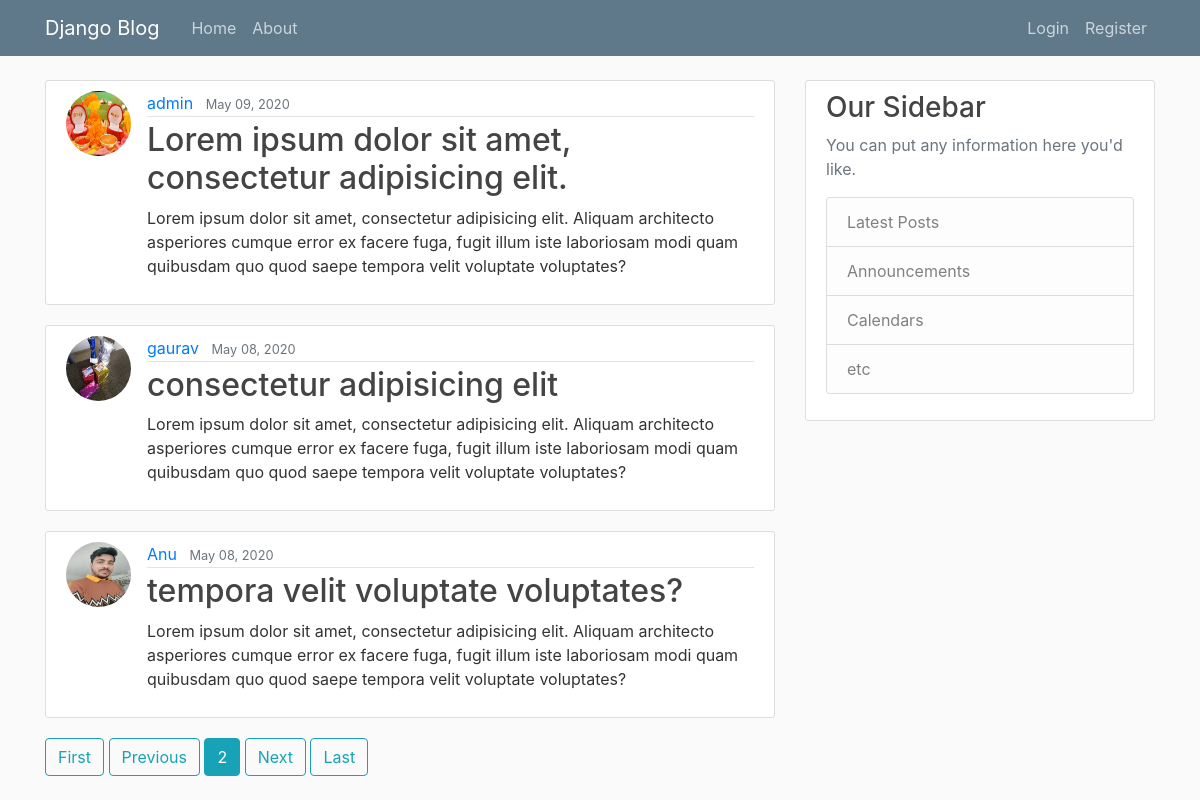
Screenshot of /?page=2 with the database file from the repository.
### blog/models.py (models this page shows, shortened)
class PostModel(models.Model):
    title = models.CharField(max_length=100)
    content = models.TextField()
    date_posted = models.DateTimeField(default=timezone.now)
    author = models.ForeignKey(User, on_delete=models.CASCADE)

### users/models.py (models this page shows, shortened)
class Profile(models.Model):
    user = models.OneToOneField(User, on_delete=models.CASCADE)
    profile_image = models.ImageField(default="default.png", upload_to="profile_img")

### blog/views.py (the view)
# urls.py: path('', views.PostListView.as_view(), name="blog-home"),
class PostListView(ListView):
    model = PostModel
    template_name = 'blog/blog_home.html'
    ordering = ['-date_posted']
    context_object_name = 'posts'
    paginate_by = 3

### blog/templates/blog/blog_home.html
{% extends 'base.html' %}
{% block content %}
    {% for post in posts %}
        <article class="media content-section">
          <img class="rounded-circle article-img" src="{{ post.author.profile.profile_image.url }}" alt="">
          <div class="media-body">
            <div class="article-metadata">
              <a class="mr-2" href="{% url 'user-post' post.author %}">{{ post.author }}</a>
              <small class="text-muted">{{ post.date_posted|date:"F d, Y"}}</small>
            </div>
            <h2><a class="article-title" href="{% url 'post-detail' post.id %}">{{ post.title }}</a></h2>
            <p class="article-content">{{ post.content }}</p>
          </div>
        </article>
    {% endfor %}
    {% if is_paginated %}
        {% if page_obj.has_previous %}
            <a class="btn btn-outline-info" href="?page=1"> First </a>
            <a class="btn btn-outline-info" href="?page={{ page_obj.previous_page_number }}"> Previous </a>
        {% endif %}
        {% for num in page_obj.paginator.page_range %}
            {% if page_obj.number == num %}
                <a class="btn btn-info" href="?page={{ num }}"> {{ num }} </a>
            {% elif num > page_obj.number|add:'-3' and num < page_obj.number|add:'-3' %}
                <a class="btn btn-outline-info" href="?page={{ num }}"> {{ num }} </a>
            {% endif %}
        {% endfor %}
        {% if page_obj.has_next %}
            <a class="btn btn-outline-info" href="?page={{ page_obj.next_page_number }}"> Next </a>
            <a class="btn btn-outline-info" href="?page={{ page_obj.paginator.num_pages }}"> Last </a>
        {% endif %}
    {% endif %}
{% endblock content %}

### templates/base.html (shortened to what this page needs)
{% load static %}
<!DOCTYPE html>
<html lang="en">
<head>
    <link rel="stylesheet" href="{% static 'css/bootstrap.min.css' %}">
    <link rel="stylesheet" href="{% static 'css/main.css' %}">
</head>
<body>
    <header class="site-header">
      <nav class="navbar navbar-expand-md navbar-dark bg-steel fixed-top">
        <div class="container">
          <a class="navbar-brand mr-4" href="{% url 'blog-home' %}">Django Blog</a>
          <div class="collapse navbar-collapse" id="navbarToggle">
            <div class="navbar-nav mr-auto">
              <a class="nav-item nav-link" href="{% url 'blog-home' %}">Home</a>
              <a class="nav-item nav-link" href="/about">About</a>
            </div>
            <div class="navbar-nav">
                {% if user.is_authenticated %}
                    <a class="nav-item nav-link" href="{% url 'create-new-post' %}">New Post</a>
                    <a class="nav-item nav-link" href="{% url 'profile' %}">Profile</a>
                    <a class="nav-item nav-link" href="{% url 'logout' %}">Logout</a>
                {% else %}
                  <a class="nav-item nav-link" href="{% url 'login' %}">Login</a>
                  <a class="nav-item nav-link" href="{% url 'user-registration' %}">Register</a>
              {% endif %}
            </div>
          </div>
        </div>
      </nav>
    </header>
    <main role="main" class="container">
    <div class="row">
        <div class="col-md-8">
          {% block content %}
          {% endblock %}
        </div>
        <div class="col-md-4">
          <div class="content-section">
            <h3>Our Sidebar</h3>
            <p class='text-muted'>You can put any information here you'd like.
              <ul class="list-group">
                <li class="list-group-item list-group-item-light">Latest Posts</li>
                <li class="list-group-item list-group-item-light">Announcements</li>
                <li class="list-group-item list-group-item-light">Calendars</li>
                <li class="list-group-item list-group-item-light">etc</li>
              </ul>
            </p>
          </div>
        </div>
      </div>
    </main>
</body>
</html>

### static/css/main.css (style rules this page uses)
body { background: #fafafa; color: #333333; margin-top: 5rem; }
h1, h2, h3, h4, h5, h6 { color: #444444; }
ul { margin: 0; }
.bg-steel { background-color: #5f788a; }
.site-header .navbar-nav .nav-link { color: #cbd5db; }
.content-section { background: #ffffff; padding: 10px 20px; border: 1px solid #dddddd; border-radius: 3px; margin-bottom: 20px; }
.article-title { color: #444444; }
.article-content { white-space: pre-line; }
.article-img { height: 65px; width: 65px; margin-right: 16px; }
.article-metadata { padding-bottom: 1px; margin-bottom: 4px; border-bottom: 1px solid #e3e3e3 }

### rows the page displays
PostModel: author.profile.profile_image (picture), author "admin", date_posted "May 09, 2020", title "Lorem ipsum dolor sit amet, consectetur adipisicing elit.", content "Lorem ipsum dolor sit amet, consectetur adipisicing elit. Aliquam architecto asperiores cumque error ex facere fuga, fugit illum iste laboriosam modi quam quibusdam quo quod saepe tempora velit voluptate voluptates?"
PostModel: author.profile.profile_image (picture), author "gaurav", date_posted "May 08, 2020", title "consectetur adipisicing elit", content "Lorem ipsum dolor sit amet, consectetur adipisicing elit. Aliquam architecto asperiores cumque error ex facere fuga, fugit illum iste laboriosam modi quam quibusdam quo quod saepe tempora velit voluptate voluptates?"
PostModel: author.profile.profile_image (picture), author "Anu", date_posted "May 08, 2020", title "tempora velit voluptate voluptates?", content "Lorem ipsum dolor sit amet, consectetur adipisicing elit. Aliquam architecto asperiores cumque error ex facere fuga, fugit illum iste laboriosam modi quam quibusdam quo quod saepe tempora velit voluptate voluptates?"

### other values shown
{{ num }} "2"
